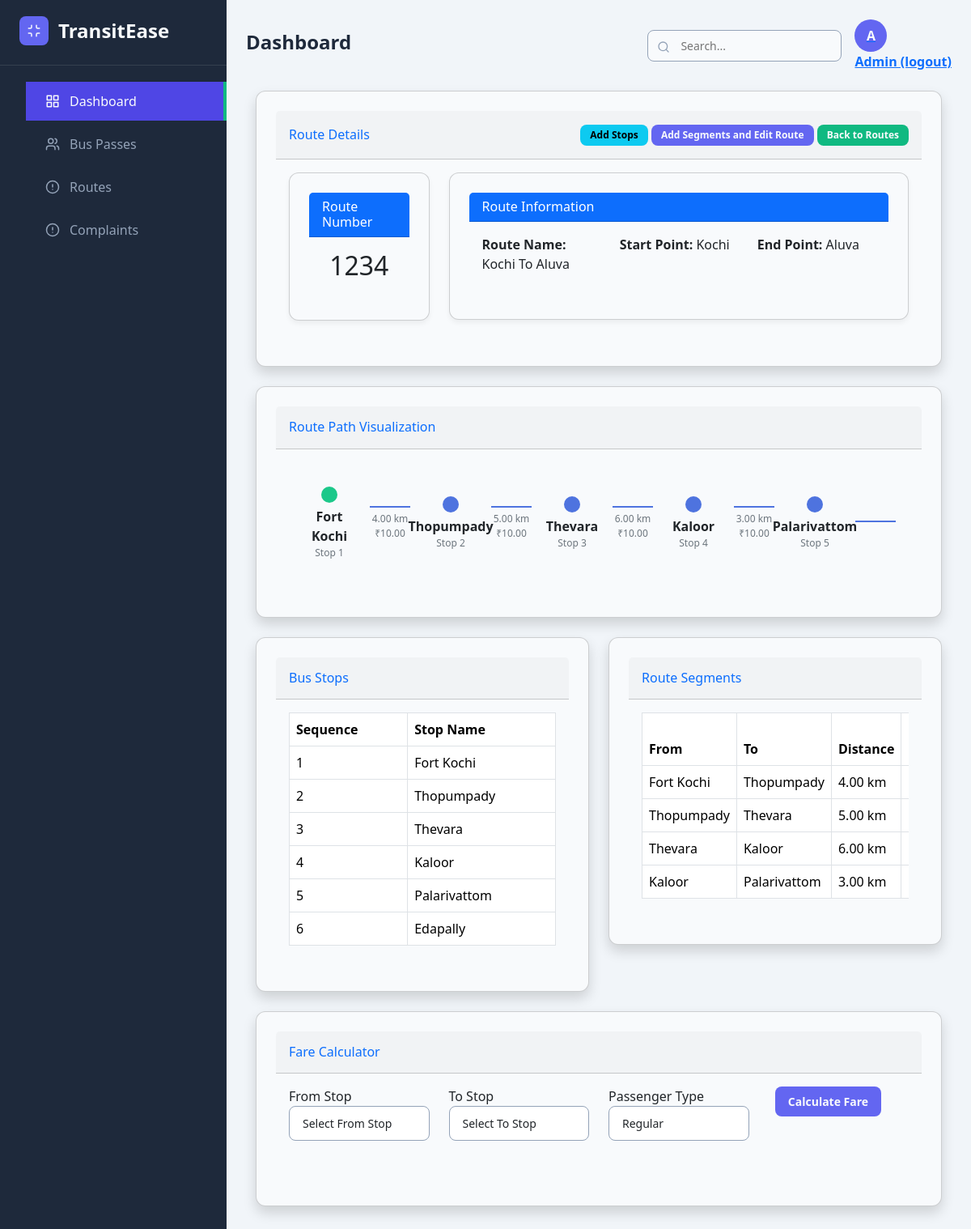
Screenshot of /routes/2/ (signed in) with the database file from the repository.
### home/models.py (models this page shows, shortened)
class BusRoute(models.Model):
    route_name = models.CharField(max_length=100, unique=True)
    start_point = models.CharField(max_length=100)
    end_point = models.CharField(max_length=100)
    route_number = models.CharField(max_length=10, unique=True)
    class Meta:
        verbose_name = 'bus route'
        verbose_name_plural = 'bus routes'

class BusStop(models.Model):
    route = models.ForeignKey(BusRoute, on_delete=models.CASCADE, related_name="stops")
    stop_name = models.CharField(max_length=100)
    sequence_number = models.PositiveIntegerField()
    class Meta:
        verbose_name = 'bus stop'
        verbose_name_plural = 'bus stops'
        unique_together = ('route', 'sequence_number')
        ordering = ['route', 'sequence_number']

class RouteSegment(models.Model):
    route = models.ForeignKey(BusRoute, on_delete=models.CASCADE)
    start_stop = models.ForeignKey(BusStop, on_delete=models.CASCADE, related_name='starting_segments')
    end_stop = models.ForeignKey(BusStop, on_delete=models.CASCADE, related_name='ending_segments')
    base_fare = models.DecimalField(max_digits=10, decimal_places=2)
    distance = models.DecimalField(max_digits=10, decimal_places=2, help_text="Distance in kilometers")
    class Meta:
        verbose_name = 'route segment'
        verbose_name_plural = 'route segments'

### home/views.py (the view)
# urls.py: path('routes/<int:route_id>/', views.route_detail, name='route_detail'),
@login_required(login_url='signin')
def route_detail(request, route_id):
    route = get_object_or_404(BusRoute, id=route_id)
    stops = BusStop.objects.filter(route=route).order_by('sequence_number')
    segments = RouteSegment.objects.filter(route=route).order_by('start_stop__sequence_number')
    return render(request, 'admin/route_detail.html', {
        'route': route,
        'stops': stops,
        'segments': segments
    })

### templates/admin/route_detail.html (shortened to what this page needs)
{% extends 'admin/index.html' %}
{% load static %}
{% block content %}
<div class="container-fluid">
    <div class="card shadow mb-4">
        <div class="card-header py-3 d-flex justify-content-between align-items-center">
            <h6 class="m-0 font-weight-bold text-primary">Route Details</h6>
            <div>
                <a href="{%url 'add_stops' route.id %}" class="btn btn-info btn-sm">Add Stops</a>
                <a href="{% url 'edit_route' route_id=route.id %}" class="btn btn-primary btn-sm">
                    Add Segments and Edit Route
                </a>
                <a href="{% url 'route_list' %}" class="btn btn-secondary btn-sm">
                     Back to Routes
                </a>
            </div>
        </div>
        <div class="card-body">
            <div class="row">
                <div class="col-md-3">
                    <div class="card mb-3">
                        <div class="card-header bg-primary text-white">
                            <h6 class="m-0">Route Number</h6>
                        </div>
                        <div class="card-body">
                            <h2 class="text-center">{{ route.route_number }}</h2>
                        </div>
                    </div>
                </div>
                <div class="col-md-9">
                    <div class="card mb-3">
                        <div class="card-header bg-primary text-white">
                            <h6 class="m-0">Route Information</h6>
                        </div>
                        <div class="card-body">
                            <div class="row">
                                <div class="col-md-4">
                                    <p><strong>Route Name:</strong> {{ route.route_name }}</p>
                                </div>
                                <div class="col-md-4">
                                    <p><strong>Start Point:</strong> {{ route.start_point }}</p>
                                </div>
                                <div class="col-md-4">
                                    <p><strong>End Point:</strong> {{ route.end_point }}</p>
                                </div>
                            </div>
                        </div>
                    </div>
                </div>
            </div>
        </div>
    </div>
    <div class="card shadow mb-4">
        <div class="card-header py-3">
            <h6 class="m-0 font-weight-bold text-primary">Route Path Visualization</h6>
        </div>
        <div class="card-body">
            <div class="route-visualization">
                <div class="d-flex align-items-center route-line">
                    {% for stop in stops %}
                    <div class="route-stop">
                        <div
                            class="stop-point {% if forloop.first %}start-point{% elif forloop.last %}end-point{% endif %}">
                        </div>
                        <div class="stop-name">{{ stop.stop_name }}</div>
                        <div class="stop-number">Stop {{ stop.sequence_number }}</div>
                    </div>
                    {% if not forloop.last %}
                    <div class="route-segment">
                        <div class="segment-line"></div>
                        {% for segment in segments %}
                        {% if segment.start_stop.id == stop.id %}
                        <div class="segment-info">
                            <div>{{ segment.distance }} km</div>
                            <div>₹{{ segment.base_fare }}</div>
                        </div>
                        {% endif %}
                        {% endfor %}
                    </div>
                    {% endif %}
                    {% endfor %}
                </div>
            </div>
        </div>
    </div>
    <div class="row">
        <div class="col-md-6">
            <div class="card shadow mb-4">
                <div class="card-header py-3">
                    <h6 class="m-0 font-weight-bold text-primary">Bus Stops</h6>
                </div>
                <div class="card-body">
                    <div class="table-responsive">
                        <table class="table table-bordered" id="stopsTable" width="100%" cellspacing="0">
                            <thead>
                                <tr>
                                    <th>Sequence</th>
                                    <th>Stop Name</th>
                                </tr>
                            </thead>
                            <tbody>
                                {% for stop in stops %}
                                <tr>
                                    <td>{{ stop.sequence_number }}</td>
                                    <td>{{ stop.stop_name }}</td>
                                </tr>
                                {% empty %}
                                <tr>
                                    <td colspan="2" class="text-center">No stops added yet.</td>
                                </tr>
                                {% endfor %}
                            </tbody>
                        </table>
                    </div>
                </div>
            </div>
        </div>
        <div class="col-md-6">
            <div class="card shadow mb-4">
                <div class="card-header py-3">
                    <h6 class="m-0 font-weight-bold text-primary">Route Segments</h6>
                </div>
                <div class="card-body">
                    <div class="table-responsive">
                        <table class="table table-bordered" id="segmentsTable" width="100%" cellspacing="0">
                            <thead>
                                <tr>
                                    <th>From</th>
                                    <th>To</th>
                                    <th>Distance</th>
                                    <th>Base Fare</th>
                                </tr>
                            </thead>
                            <tbody>
                                {% for segment in segments %}
                                <tr>
                                    <td>{{ segment.start_stop.stop_name }}</td>
                                    <td>{{ segment.end_stop.stop_name }}</td>
                                    <td>{{ segment.distance }} km</td>
                                    <td>₹{{ segment.base_fare }}</td>
                                </tr>
                                {% empty %}
                                <tr>
                                    <td colspan="4" class="text-center">No segments added yet.</td>
                                </tr>
                                {% endfor %}
                            </tbody>
                        </table>
                    </div>
                </div>
            </div>
        </div>
    </div>
    <div class="card shadow mb-4">
        <div class="card-header py-3">
            <h6 class="m-0 font-weight-bold text-primary">Fare Calculator</h6>
        </div>
        <div class="card-body">
            <form id="fareCalculator" class="mb-4">
                <div class="row">
                    <div class="col-md-3 mb-3">
                        <label for="fromStop">From Stop</label>
                        <select class="form-control" id="fromStop">
                            <option value="">Select From Stop</option>
                        </select>
                    </div>
                    <div class="col-md-3 mb-3">
                        <label for="toStop">To Stop</label>
                        <select class="form-control" id="toStop">
                            <option value="">Select To Stop</option>
                        </select>
                    </div>
                    <div class="col-md-3 mb-3">
                        <label for="passengerType">Passenger Type</label>
                        <select class="form-control" id="passengerType">
                            <option value="regular">Regular</option>
                        </select>
                    </div>
                    <div class="col-md-3 mb-3">
                        <label>&nbsp;</label>
                        <button type="button" id="calculateFare" class="btn btn-primary btn-block">Calculate
                            Fare</button>
                    </div>
                </div>
            </form>
        </div>
    </div>
</div>
{% endblock %}

### templates/admin/index.html (style rules this page uses)
:root { --primary: #6366f1; --primary-dark: #4f46e5; --secondary: #10b981; --dark: #1e293b; --light: #f8fafc; --gray: #94a3b8; --gray-light: #f1f5f9; --gray-dark: #334155; --danger: #ef4444; --warning: #f59e0b; --info: #3b82f6; }
* { margin: 0; padding: 0; box-sizing: border-box; font-family: 'Segoe UI', Tahoma, Geneva, Verdana, sans-serif; }
body { background-color: var(--gray-light); color: var(--dark); }
.card { background-color: var(--light); border-radius: 12px; padding: 24px; box-shadow: 0 4px 6px rgba(0, 0, 0, 0.05); }
.bg-primary { background-color: var(--primary); }
.btn { padding: 8px 16px; border-radius: 8px; font-size: 14px; font-weight: 600; cursor: pointer; transition: all 0.3s; border: none; }
.btn-sm { padding: 4px 12px; font-size: 12px; }
.btn-primary { background-color: var(--primary); color: var(--light); }
.btn-secondary { background-color: var(--secondary); color: var(--light); }
.form-control { width: 100%; padding: 10px 16px; border-radius: 8px; border: 1px solid var(--gray); font-size: 14px; }

### templates/admin/route_detail.html (style rules this page uses)
.route-visualization { overflow-x: auto; padding: 20px 0; }
.route-line { min-width: 100%; }
.route-stop { display: flex; flex-direction: column; align-items: center; padding: 10px; min-width: 100px; }
.stop-point { width: 20px; height: 20px; border-radius: 50%; background-color: #4e73df; margin-bottom: 5px; }
.start-point { background-color: #1cc88a; }
.stop-name { font-weight: bold; text-align: center; }
.stop-number { font-size: 12px; color: #6c757d; }
.route-segment { display: flex; flex-direction: column; align-items: center; flex-grow: 1; min-width: 50px; }
.segment-line { height: 2px; background-color: #4e73df; width: 100%; margin-bottom: 5px; }
.segment-info { font-size: 12px; text-align: center; color: #6c757d; }

### rows the page displays
BusRoute: route_number "1234", route_name "Kochi To Aluva", start_point "Kochi", end_point "Aluva"
BusStop: stop_name "Fort Kochi", sequence_number "1"
RouteSegment: distance "4.00", base_fare "10.00", start_stop.stop_name "Fort Kochi", end_stop.stop_name "Thopumpady"
BusStop: stop_name "Thopumpady", sequence_number "2"
RouteSegment: distance "5.00", base_fare "10.00", start_stop.stop_name "Thopumpady", end_stop.stop_name "Thevara"
BusStop: stop_name "Thevara", sequence_number "3"
RouteSegment: distance "6.00", base_fare "10.00", start_stop.stop_name "Thevara", end_stop.stop_name "Kaloor"
BusStop: stop_name "Kaloor", sequence_number "4"
RouteSegment: distance "3.00", base_fare "10.00", start_stop.stop_name "Kaloor", end_stop.stop_name "Palarivattom"
BusStop: stop_name "Palarivattom", sequence_number "5"
BusStop: sequence_number "6", stop_name "Edapally"
